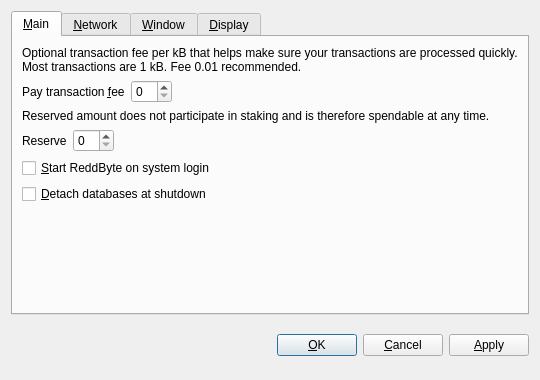
<?xml version="1.0" encoding="UTF-8"?>
<ui version="4.0">
 <class>OptionsDialog</class>
 <widget class="QDialog" name="OptionsDialog">
  <property name="geometry">
   <rect>
    <x>0</x>
    <y>0</y>
    <width>540</width>
    <height>380</height>
   </rect>
  </property>
  <property name="windowTitle">
   <string>Options</string>
  </property>
  <property name="modal">
   <bool>true</bool>
  </property>
  <layout class="QVBoxLayout" name="verticalLayout">
   <item>
    <widget class="QTabWidget" name="tabWidget">
     <property name="tabPosition">
      <enum>QTabWidget::North</enum>
     </property>
     <property name="currentIndex">
      <number>0</number>
     </property>
     <widget class="QWidget" name="tabMain">
      <attribute name="title">
       <string>&amp;Main</string>
      </attribute>
      <layout class="QVBoxLayout" name="verticalLayout_Main">
       <item>
        <widget class="QLabel" name="transactionFeeInfoLabel">
         <property name="text">
          <string>Optional transaction fee per kB that helps make sure your transactions are processed quickly. Most transactions are 1 kB. Fee 0.01 recommended.</string>
         </property>
         <property name="textFormat">
          <enum>Qt::PlainText</enum>
         </property>
         <property name="wordWrap">
          <bool>true</bool>
         </property>
        </widget>
       </item>
       <item>
        <layout class="QHBoxLayout" name="horizontalLayoutFee">
         <item>
          <widget class="QLabel" name="transactionFeeLabel">
           <property name="text">
            <string>Pay transaction &amp;fee</string>
           </property>
           <property name="textFormat">
            <enum>Qt::PlainText</enum>
           </property>
           <property name="buddy">
            <cstring>transactionFee</cstring>
           </property>
          </widget>
         </item>
         <item>
          <widget class="BitcoinAmountField" name="transactionFee"/>
         </item>
         <item>
          <spacer name="horizontalSpacerFee">
           <property name="orientation">
            <enum>Qt::Horizontal</enum>
           </property>
           <property name="sizeHint" stdset="0">
            <size>
             <width>40</width>
             <height>20</height>
            </size>
           </property>
          </spacer>
         </item>
        </layout>
       </item>
       <item>
        <widget class="QLabel" name="reserveBalanceInfoLabel">
         <property name="text">
          <string>Reserved amount does not participate in staking and is therefore spendable at any time.</string>
         </property>
         <property name="textFormat">
          <enum>Qt::PlainText</enum>
         </property>
         <property name="wordWrap">
          <bool>true</bool>
         </property>
        </widget>
       </item>
       <item>
        <layout class="QHBoxLayout" name="horizontalLayoutReserveBalance">
         <item>
          <widget class="QLabel" name="reserveBalanceLabel">
           <property name="text">
            <string>Reserve</string>
           </property>
           <property name="textFormat">
            <enum>Qt::PlainText</enum>
           </property>
           <property name="buddy">
            <cstring>reserveBalance</cstring>
           </property>
          </widget>
         </item>
         <item>
          <widget class="BitcoinAmountField" name="reserveBalance"/>
         </item>
         <item>
          <spacer name="horizontalSpacerReserveBalance">
           <property name="orientation">
            <enum>Qt::Horizontal</enum>
           </property>
           <property name="sizeHint" stdset="0">
            <size>
             <width>40</width>
             <height>20</height>
            </size>
           </property>
          </spacer>
         </item>
        </layout>
       </item>
       <item>
        <widget class="QCheckBox" name="bitcoinAtStartup">
         <property name="toolTip">
          <string>Automatically start ReddByte after logging in to the system.</string>
         </property>
         <property name="text">
          <string>&amp;Start ReddByte on system login</string>
         </property>
        </widget>
       </item>
       <item>
        <widget class="QCheckBox" name="detachDatabases">
         <property name="toolTip">
          <string>Detach block and address databases at shutdown. This means they can be moved to another data directory, but it slows down shutdown. The wallet is always detached.</string>
         </property>
         <property name="text">
          <string>&amp;Detach databases at shutdown</string>
         </property>
        </widget>
       </item>
       <item>
        <spacer name="verticalSpacer_Main">
         <property name="orientation">
          <enum>Qt::Vertical</enum>
         </property>
         <property name="sizeHint" stdset="0">
          <size>
           <width>20</width>
           <height>40</height>
          </size>
         </property>
        </spacer>
       </item>
      </layout>
     </widget>
     <widget class="QWidget" name="tabNetwork">
      <attribute name="title">
       <string>&amp;Network</string>
      </attribute>
      <layout class="QVBoxLayout" name="verticalLayout_Network">
       <item>
        <widget class="QCheckBox" name="mapPortUpnp">
         <property name="toolTip">
          <string>Automatically open the ReddByte client port on the router. This only works when your router supports UPnP and it is enabled.</string>
         </property>
         <property name="text">
          <string>Map port using &amp;UPnP</string>
         </property>
        </widget>
       </item>
       <item>
        <widget class="QCheckBox" name="connectSocks">
         <property name="toolTip">
          <string>Connect to the ReddByte network through a SOCKS proxy (e.g. when connecting through Tor).</string>
         </property>
         <property name="text">
          <string>&amp;Connect through SOCKS proxy:</string>
         </property>
        </widget>
       </item>
       <item>
        <layout class="QHBoxLayout" name="horizontalLayout_Network">
         <item>
          <widget class="QLabel" name="proxyIpLabel">
           <property name="text">
            <string>Proxy &amp;IP:</string>
           </property>
           <property name="textFormat">
            <enum>Qt::PlainText</enum>
           </property>
           <property name="buddy">
            <cstring>proxyIp</cstring>
           </property>
          </widget>
         </item>
         <item>
          <widget class="QValidatedLineEdit" name="proxyIp">
           <property name="maximumSize">
            <size>
             <width>140</width>
             <height>16777215</height>
            </size>
           </property>
           <property name="toolTip">
            <string>IP address of the proxy (e.g. 127.0.0.1)</string>
           </property>
          </widget>
         </item>
         <item>
          <widget class="QLabel" name="proxyPortLabel">
           <property name="text">
            <string>&amp;Port:</string>
           </property>
           <property name="textFormat">
            <enum>Qt::PlainText</enum>
           </property>
           <property name="buddy">
            <cstring>proxyPort</cstring>
           </property>
          </widget>
         </item>
         <item>
          <widget class="QLineEdit" name="proxyPort">
           <property name="maximumSize">
            <size>
             <width>55</width>
             <height>16777215</height>
            </size>
           </property>
           <property name="toolTip">
            <string>Port of the proxy (e.g. 9050)</string>
           </property>
          </widget>
         </item>
         <item>
          <widget class="QLabel" name="socksVersionLabel">
           <property name="text">
            <string>SOCKS &amp;Version:</string>
           </property>
           <property name="textFormat">
            <enum>Qt::PlainText</enum>
           </property>
           <property name="buddy">
            <cstring>socksVersion</cstring>
           </property>
          </widget>
         </item>
         <item>
          <widget class="QValueComboBox" name="socksVersion">
           <property name="toolTip">
            <string>SOCKS version of the proxy (e.g. 5)</string>
           </property>
          </widget>
         </item>
         <item>
          <spacer name="horizontalSpacer_Network">
           <property name="orientation">
            <enum>Qt::Horizontal</enum>
           </property>
           <property name="sizeHint" stdset="0">
            <size>
             <width>40</width>
             <height>20</height>
            </size>
           </property>
          </spacer>
         </item>
        </layout>
       </item>
       <item>
        <spacer name="verticalSpacer_Network">
         <property name="orientation">
          <enum>Qt::Vertical</enum>
         </property>
         <property name="sizeHint" stdset="0">
          <size>
           <width>20</width>
           <height>40</height>
          </size>
         </property>
        </spacer>
       </item>
      </layout>
     </widget>
     <widget class="QWidget" name="tabWindow">
      <attribute name="title">
       <string>&amp;Window</string>
      </attribute>
      <layout class="QVBoxLayout" name="verticalLayout_Window">
       <item>
        <widget class="QCheckBox" name="minimizeToTray">
         <property name="toolTip">
          <string>Show only a tray icon after minimizing the window.</string>
         </property>
         <property name="text">
          <string>&amp;Minimize to the tray instead of the taskbar</string>
         </property>
        </widget>
       </item>
       <item>
        <widget class="QCheckBox" name="minimizeOnClose">
         <property name="toolTip">
          <string>Minimize instead of exit the application when the window is closed. When this option is enabled, the application will be closed only after selecting Quit in the menu.</string>
         </property>
         <property name="text">
          <string>M&amp;inimize on close</string>
         </property>
        </widget>
       </item>
       <item>
        <spacer name="verticalSpacer_Window">
         <property name="orientation">
          <enum>Qt::Vertical</enum>
         </property>
         <property name="sizeHint" stdset="0">
          <size>
           <width>20</width>
           <height>40</height>
          </size>
         </property>
        </spacer>
       </item>
      </layout>
     </widget>
     <widget class="QWidget" name="tabDisplay">
      <attribute name="title">
       <string>&amp;Display</string>
      </attribute>
      <layout class="QVBoxLayout" name="verticalLayout_Display">
       <item>
        <layout class="QHBoxLayout" name="horizontalLayout_1_Display">
         <item>
          <widget class="QLabel" name="langLabel">
           <property name="text">
            <string>User Interface &amp;language:</string>
           </property>
           <property name="textFormat">
            <enum>Qt::PlainText</enum>
           </property>
           <property name="buddy">
            <cstring>lang</cstring>
           </property>
          </widget>
         </item>
         <item>
          <widget class="QValueComboBox" name="lang">
           <property name="toolTip">
            <string>The user interface language can be set here. This setting will take effect after restarting ReddByte.</string>
           </property>
          </widget>
         </item>
        </layout>
       </item>
       <item>
        <layout class="QHBoxLayout" name="horizontalLayout_2_Display">
         <item>
          <widget class="QLabel" name="unitLabel">
           <property name="text">
            <string>&amp;Unit to show amounts in:</string>
           </property>
           <property name="textFormat">
            <enum>Qt::PlainText</enum>
           </property>
           <property name="buddy">
            <cstring>unit</cstring>
           </property>
          </widget>
         </item>
         <item>
          <widget class="QValueComboBox" name="unit">
           <property name="toolTip">
            <string>Choose the default subdivision unit to show in the interface and when sending coins.</string>
           </property>
          </widget>
         </item>
        </layout>
       </item>
       <item>
        <widget class="QCheckBox" name="displayAddresses">
         <property name="toolTip">
          <string>Whether to show ReddByte addresses in the transaction list or not.</string>
         </property>
         <property name="text">
          <string>&amp;Display addresses in transaction list</string>
         </property>
        </widget>
       </item>
       <item>
        <widget class="QCheckBox" name="coinControlFeatures">
         <property name="toolTip">
          <string>Whether to show coin control features or not.</string>
         </property>
         <property name="text">
          <string>Display coin &amp;control features (experts only!)</string>
         </property>
        </widget>
       </item>
       <item>
        <spacer name="verticalSpacer_Display">
         <property name="orientation">
          <enum>Qt::Vertical</enum>
         </property>
         <property name="sizeHint" stdset="0">
          <size>
           <width>20</width>
           <height>40</height>
          </size>
         </property>
        </spacer>
       </item>
      </layout>
     </widget>
    </widget>
   </item>
   <item>
    <layout class="QHBoxLayout" name="horizontalLayout_Buttons">
     <item>
      <spacer name="horizontalSpacer_1">
       <property name="orientation">
        <enum>Qt::Horizontal</enum>
       </property>
       <property name="sizeHint" stdset="0">
        <size>
         <width>40</width>
         <height>48</height>
        </size>
       </property>
      </spacer>
     </item>
     <item>
      <widget class="QLabel" name="statusLabel">
       <property name="font">
        <font>
         <weight>75</weight>
         <bold>true</bold>
        </font>
       </property>
       <property name="text">
        <string/>
       </property>
       <property name="textFormat">
        <enum>Qt::PlainText</enum>
       </property>
       <property name="wordWrap">
        <bool>true</bool>
       </property>
      </widget>
     </item>
     <item>
      <spacer name="horizontalSpacer_2">
       <property name="orientation">
        <enum>Qt::Horizontal</enum>
       </property>
       <property name="sizeHint" stdset="0">
        <size>
         <width>40</width>
         <height>48</height>
        </size>
       </property>
      </spacer>
     </item>
     <item>
      <widget class="QPushButton" name="okButton">
       <property name="text">
        <string>&amp;OK</string>
       </property>
      </widget>
     </item>
     <item>
      <widget class="QPushButton" name="cancelButton">
       <property name="text">
        <string>&amp;Cancel</string>
       </property>
       <property name="autoDefault">
        <bool>false</bool>
       </property>
      </widget>
     </item>
     <item>
      <widget class="QPushButton" name="applyButton">
       <property name="text">
        <string>&amp;Apply</string>
       </property>
       <property name="autoDefault">
        <bool>false</bool>
       </property>
      </widget>
     </item>
    </layout>
   </item>
  </layout>
 </widget>
 <customwidgets>
  <customwidget>
   <class>BitcoinAmountField</class>
   <extends>QSpinBox</extends>
   <header>bitcoinamountfield.h</header>
  </customwidget>
  <customwidget>
   <class>QValueComboBox</class>
   <extends>QComboBox</extends>
   <header>qvaluecombobox.h</header>
  </customwidget>
  <customwidget>
   <class>QValidatedLineEdit</class>
   <extends>QLineEdit</extends>
   <header>qvalidatedlineedit.h</header>
  </customwidget>
 </customwidgets>
 <resources/>
 <connections/>
</ui>
